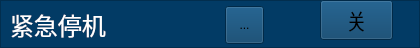
      <widget class="QFrame" name="frame_16">
       <property name="geometry">
        <rect>
         <x>440</x>
         <y>190</y>
         <width>420</width>
         <height>48</height>
        </rect>
       </property>
       <property name="styleSheet">
        <string notr="true">background-color: rgb(2, 59, 101);</string>
       </property>
       <property name="frameShape">
        <enum>QFrame::StyledPanel</enum>
       </property>
       <property name="frameShadow">
        <enum>QFrame::Raised</enum>
       </property>
       <widget class="QLabel" name="label_46">
        <property name="geometry">
         <rect>
          <x>10</x>
          <y>10</y>
          <width>211</width>
          <height>30</height>
         </rect>
        </property>
        <property name="font">
         <font>
          <family>微软雅黑</family>
          <pointsize>18</pointsize>
         </font>
        </property>
        <property name="styleSheet">
         <string notr="true">color: rgb(255, 255, 255);</string>
        </property>
        <property name="text">
         <string>紧急停机</string>
        </property>
       </widget>
       <widget class="QToolButton" name="toolButton_jjtj">
        <property name="geometry">
         <rect>
          <x>225</x>
          <y>6</y>
          <width>39</width>
          <height>38</height>
         </rect>
        </property>
        <property name="text">
         <string>...</string>
        </property>
        <property name="icon">
         <iconset>
          <normaloff>gct_ied_green.png</normaloff>gct_ied_green.png</iconset>
        </property>
        <property name="iconSize">
         <size>
          <width>32</width>
          <height>32</height>
         </size>
        </property>
       </widget>
       <widget class="QToolButton" name="toolButton_jjtjchain">
        <property name="geometry">
         <rect>
          <x>320</x>
          <y>0</y>
          <width>73</width>
          <height>40</height>
         </rect>
        </property>
        <property name="font">
         <font>
          <family>微软雅黑</family>
          <pointsize>16</pointsize>
         </font>
        </property>
        <property name="text">
         <string>关</string>
        </property>
        <property name="icon">
         <iconset>
          <normaloff>yb_on.png</normaloff>yb_on.png</iconset>
        </property>
        <property name="iconSize">
         <size>
          <width>66</width>
          <height>48</height>
         </size>
        </property>
       </widget>
      </widget>
